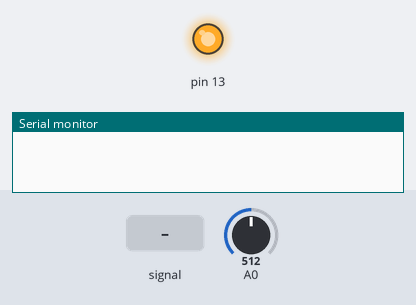
Bench run of a sketch on a simulated Arduino Uno, built with avr-gcc and run on an emulated ATmega328P. On the bench: output pins drawn as LEDs (lit = HIGH), the last lines printed to the serial monitor. The test bench sets the inputs (shaded band); at power-on: A0 = 512.

Above: at 1.2 s.
1.3 s: A0 fed a 200 Hz sine of ±255 counts around its level
At 1.9 s:
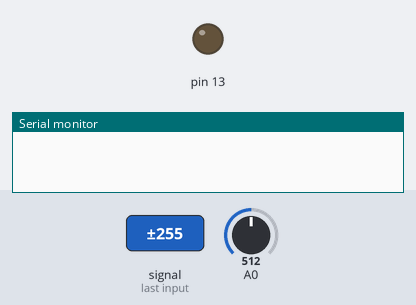
2.8 s: A0 set to 0
5.8 s: A0 set to 4
At 10.8 s:
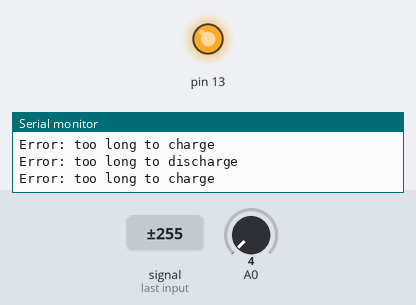
Timing chart, 0 to 16.4 s (numbered marks = the images above; inputs shaded):
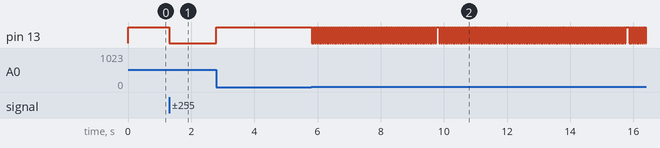

The sketch:

CapacitanceSensor1.ino
```cpp
#include<cmath>

const double resistance = 6100000.0;
const double voltageCutoff = 0.864665;
const double voltageSource = 5.7;
const double maxRead = 867.0;
const double minCapacitance = 255;
const double maxCapacitance = 330;
const int num = 100;

double capacitanceMeasurements[num] = {0};
int currentMeasurementIndex = 0;


void setup() {
  pinMode(13, OUTPUT);
  Serial.begin(9600);
}

void loop() {
  int startTime;
  double voltage;

  digitalWrite(13, HIGH);

  startTime = micros();
  double time;
  while (true) {
    voltage = analogRead(A0) * voltageSource / maxRead;

    time = micros() - startTime;
    if (voltage > voltageCutoff * voltageSource) {
      break;
    }
    if (time > 5000000) {
      Serial.println("Error: too long to charge");
      break;
    }
  }

  double measuredCapacitance = time / (2 * resistance) * 1000000;
  capacitanceMeasurements[currentMeasurementIndex % num] = measuredCapacitance;
  currentMeasurementIndex++;


  if(currentMeasurementIndex % num == 0){
    double averageCapacitance = calculateAverage();
    Serial.print("Measured Capacitance: ");
    Serial.print(averageCapacitance);
    Serial.println(" pico Farads");
    Serial.print("Estimated Insertion: ");
    Serial.print((averageCapacitance - minCapacitance) / (maxCapacitance - minCapacitance) * 100);
    Serial.println("%");
  }

  digitalWrite(13, LOW);

  startTime = micros();
  while (true) {
    voltage = analogRead(A0) * 5.0 / 1023.0;
    if (voltage < 0.01) {
      break;
    }
    if (micros() - startTime > 5000000) {
      Serial.println("Error: too long to discharge");
      break;
    }
  }
}

double calculateAverage() {
  double sum = 0;
  int less = 0;
  for (int i = 0; i < num; i++) {
    if(capacitanceMeasurements[i] < 450 && capacitanceMeasurements[i] > 200){
      sum += capacitanceMeasurements[i];
    }
    else less++;
  }
  if(less == num){
    return -1;
  }
  return sum / (num - less);
}
```

Measured:
- after the input at 1.3 s, pin 13: HIGH → LOW at once
- after the input at 5.8 s, pin 13: HIGH → LOW at once, then moves between LOW and HIGH, repeating every 0.95 s
